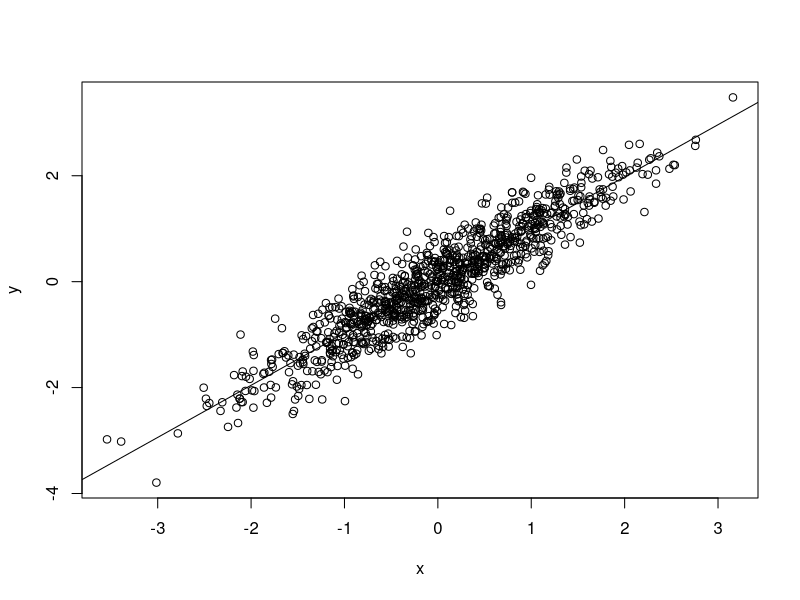
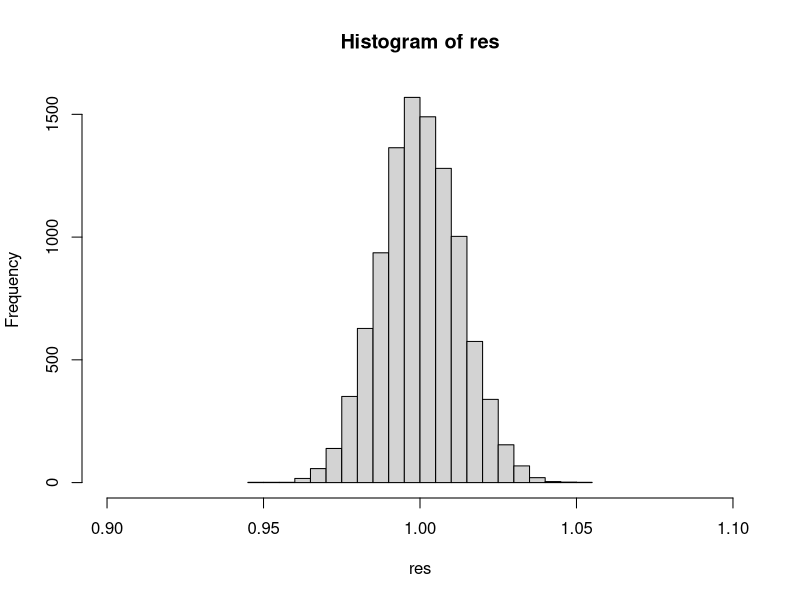
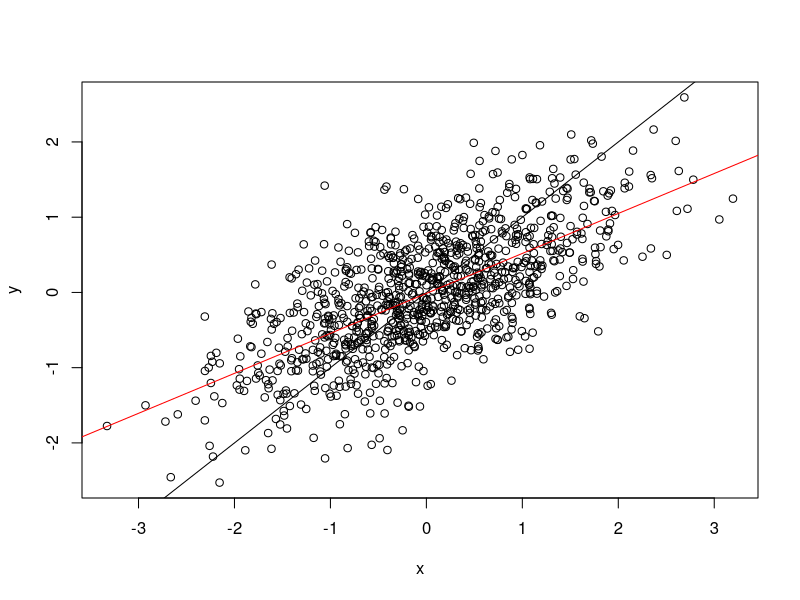
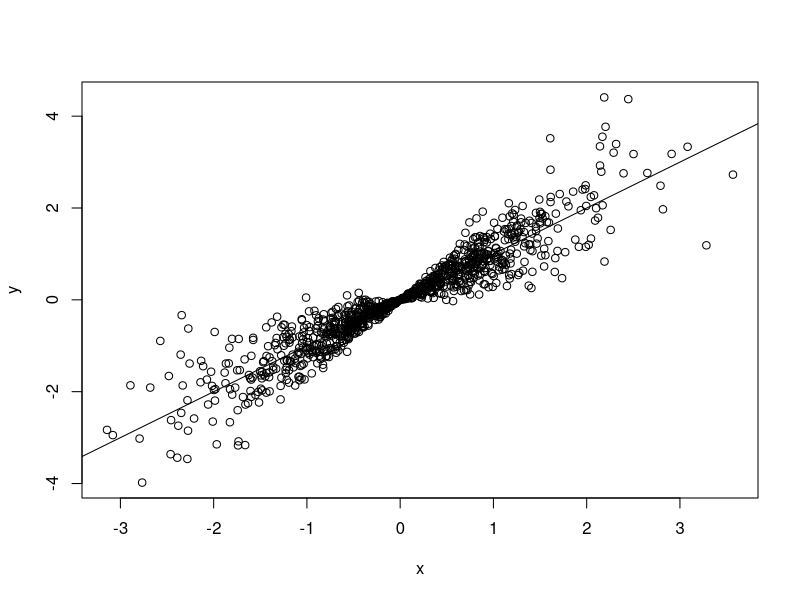

Source code (R) for these figures, in order: (Note: this script raises an error after producing the figures.)
# Clear memory
rm(list = ls())

# Generate random data
n = 1000 # Sample size
m = 10000 # Number of samples
sigma = 0.4 # Variation of u

# Illustration of what we're doing
x = rnorm(n)
y = x + sigma * rnorm(n) # true beta1 = 1
reg = lm(y ~ x)
plot(x, y)
abline(reg)

# Many draws of beta1
res = c()

for (a in 1:m) {
  x = rnorm(n)
  y = x + sigma * rnorm(n)
  reg = lm(y ~ x)
  res = append(res, reg$coefficients[2])
}

hist(res, xlim = range(c(0.9, 1.1)))

# Illustration of omitted variables bias
x = rnorm(n)
z = -0.5 * x + sigma * rnorm(n)
y = x + z +  sigma * rnorm(n) # true beta1 = 1
reg = lm(y ~ x)
plot(x, y)
abline(a = 0, b = 1) # True regression line
abline(reg, col = 'red') # Biased regression

# Illustration of heteroskedasticity
x = rnorm(n)
y = x + x * sigma * rnorm(n) # true beta1 = 1
reg = lm(y ~ x)
plot(x, y)
abline(a = 0, b = 1) # True regression line

## Plotting heteroskedasticity 
plot(wage1$educ, wage1$wage)
reg = lm(wage ~ educ, data = wage1)
abline(reg)
